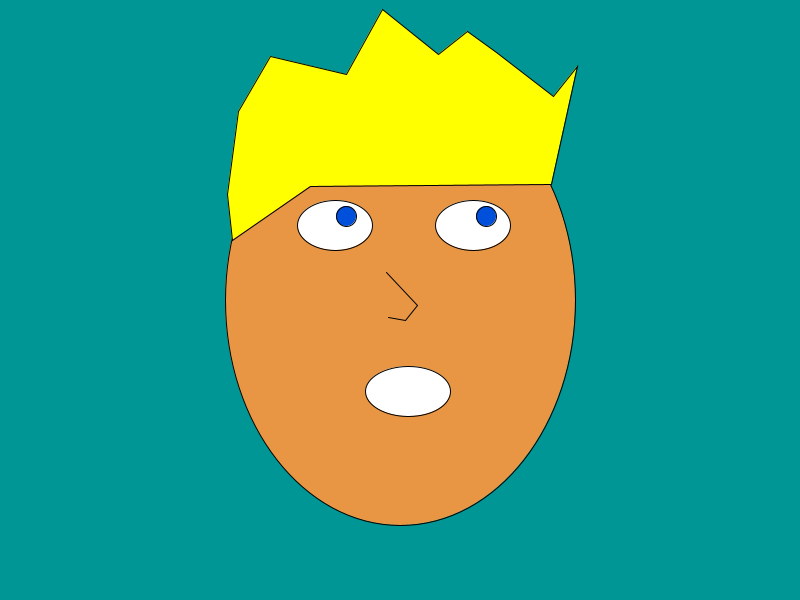
Frame 1 (no input)
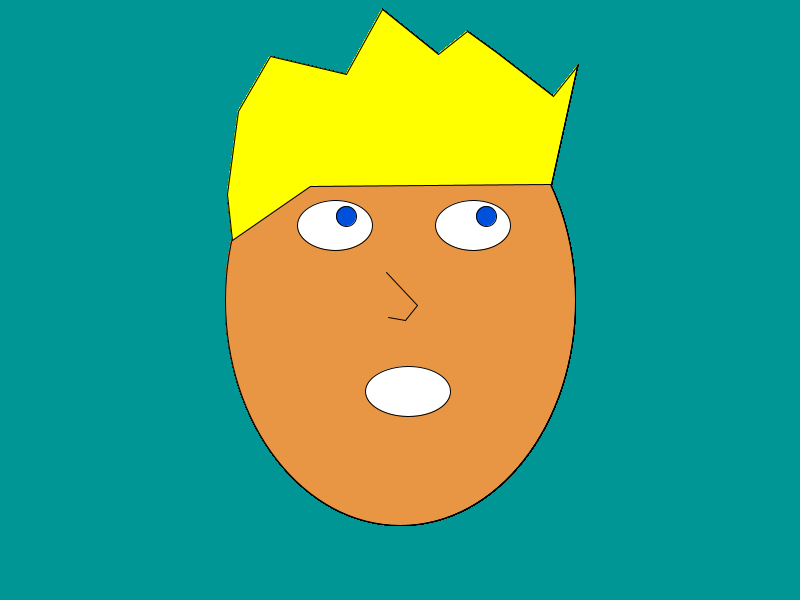
Frame 60 (the mouse pressed at the canvas centre just before this capture)
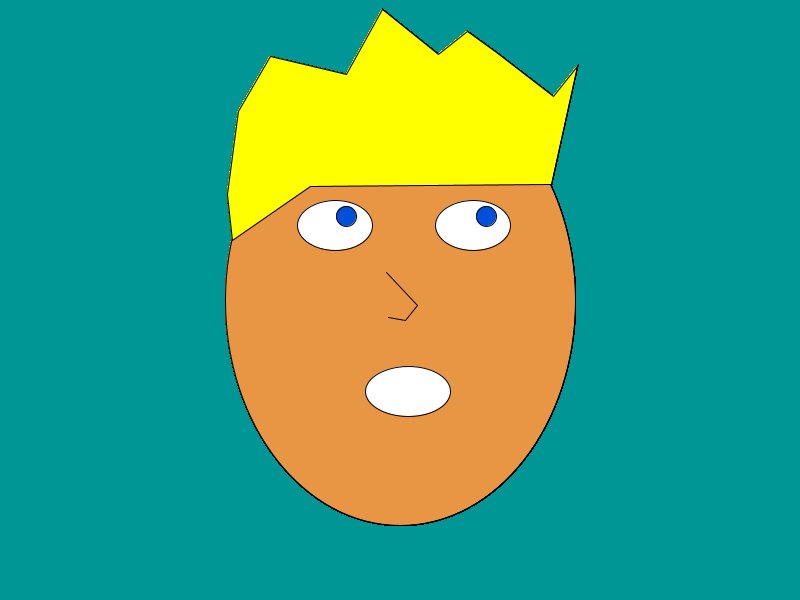
Frame 120 (the mouse held since frame 60 and released just before this capture)

The Processing sketch that drew these frames (run headless with seeded random() and noise(); from frame 60 on, the mouse is pressed at the canvas centre):

// Processing sketch: processing_168624
// ── processing_168624.pde

void setup(){
size(800,600);
background(0,150,150);
}
void draw(){
  println(mouseX+":"+pmouseY);
fill(232,150,68);
ellipse(400,300,350,450);
fill(255,255,255);

ellipse(335,225,75,50);
ellipse(473,225,75,50);
fill(0,80,220);
ellipse(346,216,20,20);
ellipse(486,216,20,20);

fill(255,255,255);

ellipse(408,391,85,50);



beginShape();

vertex (310,186);
vertex (232,240);
vertex(227, 194);
vertex(238, 111);
vertex(270, 56);
vertex(346, 74);
vertex (382,9);
vertex (438,54);
vertex (467,31);
vertex (496,52);
vertex (553,96);
vertex (577,66);
vertex (551,184);

fill(255,255,0);

endShape(CLOSE);
line(417,305,386,272);
line(417,305,405,320);
line(405,320,388,317);


}
